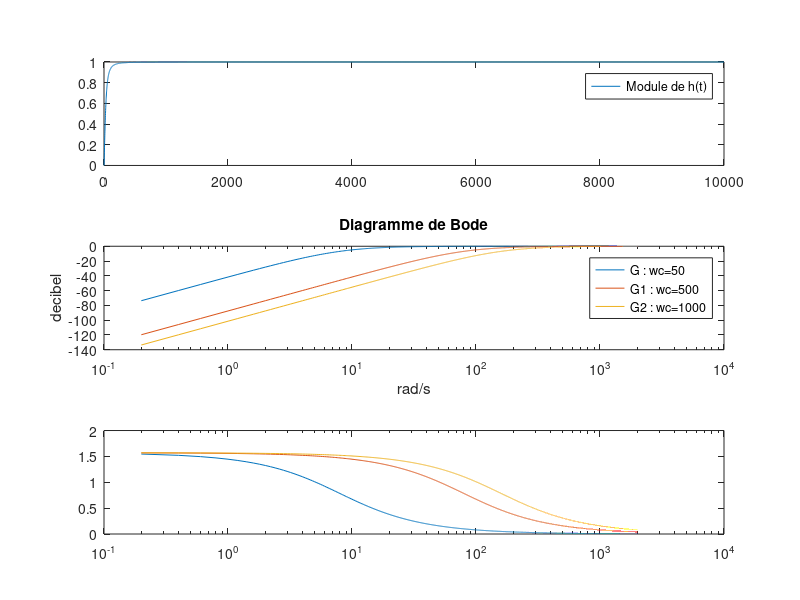

MATLAB code to generate this figure:
clear all
close all
clc
%%%%%%%%%%%%%%%%%%%%%%%%%%%%%%%%%%%%%%%%%%%%
%partie 1

Te = 5*1e-4;
f1 = 500;
f2 = 400;
f3 = 50;
t = 0:Te:5-Te;
fe = 1/Te;
N = length(t);

fshift = (-N/2:N/2-1)*(fe/N);
f = (0:N-1)*(fe/N);

x = sin(2*pi*f1*t)+sin(2*f2*pi*t)+sin(2*pi*f3*t);
y = fft(x);
%{
subplot(2,1,1)
plot(t,x)

subplot(2,1,2)
plot(fshift, fftshift(abs(y)));
%}

k = 1;
wc = 50;
wc1 = 500;
wc2 = 1000;

h = (k*1j*((2*pi*f)/wc))./(1+1j*((2*pi*f)/wc));
h1 = (k*1j*((2*pi*f)/wc1))./(1+1j*((2*pi*f)/wc1));
h2 = (k*1j*((2*pi*f)/wc2))./(1+1j*((2*pi*f)/wc2));

G = 20*log(abs(h));     %diagramme de bode
G1 = 20*log(abs(h1));
G2 = 20*log(abs(h2));

P = angle(h);
P1 = angle(h1);
P2 = angle(h2);

subplot(3,1,1)
semilogx(abs(h))
plot(abs(h))
legend("Module de h(t)")

subplot(3,1,2)
semilogx(f,G,f,G1,f,G2);
title("Diagramme de Bode")
xlabel("rad/s")
ylabel("decibel")
legend("G : wc=50","G1 : wc=500","G2 : wc=1000")

subplot(3,1,3)
semilogx(f,P,f,P1,f,P2)



